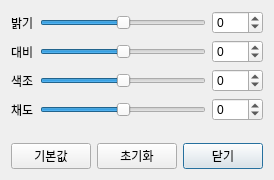
<ui version="4.0" >
 <class>Ui::EqualizerDialog</class>
 <widget class="QDialog" name="Ui::EqualizerDialog" >
  <property name="geometry" >
   <rect>
    <x>0</x>
    <y>0</y>
    <width>252</width>
    <height>180</height>
   </rect>
  </property>
  <property name="windowTitle" >
   <string>화면 설정하기</string>
  </property>
  <layout class="QGridLayout" >
   <item row="0" column="0" >
    <widget class="QLabel" name="label" >
     <property name="text" >
      <string>밝기</string>
     </property>
    </widget>
   </item>
   <item row="0" column="1" >
    <widget class="QSlider" name="horizontalSlider_5" >
     <property name="minimum" >
      <number>-200</number>
     </property>
     <property name="maximum" >
      <number>200</number>
     </property>
     <property name="orientation" >
      <enum>Qt::Horizontal</enum>
     </property>
     <property name="tickPosition" >
      <enum>QSlider::NoTicks</enum>
     </property>
    </widget>
   </item>
   <item row="0" column="2" >
    <widget class="QSpinBox" name="brightness_spin" >
     <property name="accelerated" >
      <bool>true</bool>
     </property>
     <property name="minimum" >
      <number>-200</number>
     </property>
     <property name="maximum" >
      <number>200</number>
     </property>
     <property name="value" >
      <number>0</number>
     </property>
    </widget>
   </item>
   <item row="1" column="0" >
    <widget class="QLabel" name="label_2" >
     <property name="text" >
      <string>대비</string>
     </property>
    </widget>
   </item>
   <item row="1" column="1" >
    <widget class="QSlider" name="horizontalSlider_6" >
     <property name="minimum" >
      <number>-200</number>
     </property>
     <property name="maximum" >
      <number>200</number>
     </property>
     <property name="orientation" >
      <enum>Qt::Horizontal</enum>
     </property>
     <property name="tickPosition" >
      <enum>QSlider::NoTicks</enum>
     </property>
    </widget>
   </item>
   <item row="1" column="2" >
    <widget class="QSpinBox" name="contrast_spin" >
     <property name="accelerated" >
      <bool>true</bool>
     </property>
     <property name="minimum" >
      <number>-200</number>
     </property>
     <property name="maximum" >
      <number>200</number>
     </property>
     <property name="value" >
      <number>0</number>
     </property>
    </widget>
   </item>
   <item row="2" column="0" >
    <widget class="QLabel" name="label_3" >
     <property name="text" >
      <string>색조</string>
     </property>
    </widget>
   </item>
   <item row="2" column="1" >
    <widget class="QSlider" name="horizontalSlider_8" >
     <property name="minimum" >
      <number>-200</number>
     </property>
     <property name="maximum" >
      <number>200</number>
     </property>
     <property name="orientation" >
      <enum>Qt::Horizontal</enum>
     </property>
     <property name="tickPosition" >
      <enum>QSlider::NoTicks</enum>
     </property>
    </widget>
   </item>
   <item row="2" column="2" >
    <widget class="QSpinBox" name="hue_spin" >
     <property name="accelerated" >
      <bool>true</bool>
     </property>
     <property name="minimum" >
      <number>-200</number>
     </property>
     <property name="maximum" >
      <number>200</number>
     </property>
     <property name="value" >
      <number>0</number>
     </property>
    </widget>
   </item>
   <item row="3" column="0" >
    <widget class="QLabel" name="label_4" >
     <property name="text" >
      <string>채도</string>
     </property>
    </widget>
   </item>
   <item row="3" column="1" >
    <widget class="QSlider" name="horizontalSlider_9" >
     <property name="minimum" >
      <number>-200</number>
     </property>
     <property name="maximum" >
      <number>200</number>
     </property>
     <property name="orientation" >
      <enum>Qt::Horizontal</enum>
     </property>
     <property name="tickPosition" >
      <enum>QSlider::NoTicks</enum>
     </property>
    </widget>
   </item>
   <item row="3" column="2" >
    <widget class="QSpinBox" name="saturation_spin" >
     <property name="accelerated" >
      <bool>true</bool>
     </property>
     <property name="minimum" >
      <number>-200</number>
     </property>
     <property name="maximum" >
      <number>200</number>
     </property>
     <property name="value" >
      <number>0</number>
     </property>
    </widget>
   </item>
   <item row="4" column="0" colspan="3" >
    <spacer>
     <property name="orientation" >
      <enum>Qt::Vertical</enum>
     </property>
     <property name="sizeHint" stdset="0" >
      <size>
       <width>0</width>
       <height>0</height>
      </size>
     </property>
    </spacer>
   </item>
   <item row="5" column="0" colspan="3" >
    <layout class="QHBoxLayout" >
     <item>
      <widget class="QPushButton" name="default_button" >
       <property name="text" >
        <string>기본값</string>
       </property>
      </widget>
     </item>
     <item>
      <widget class="QPushButton" name="reset_button" >
       <property name="text" >
        <string>초기화</string>
       </property>
      </widget>
     </item>
     <item>
      <spacer>
       <property name="orientation" >
        <enum>Qt::Horizontal</enum>
       </property>
       <property name="sizeHint" stdset="0" >
        <size>
         <width>0</width>
         <height>0</height>
        </size>
       </property>
      </spacer>
     </item>
     <item>
      <widget class="QPushButton" name="close_button" >
       <property name="text" >
        <string>닫기</string>
       </property>
       <property name="default" >
        <bool>true</bool>
       </property>
      </widget>
     </item>
    </layout>
   </item>
  </layout>
 </widget>
 <resources/>
 <connections>
  <connection>
   <sender>close_button</sender>
   <signal>clicked()</signal>
   <receiver>Ui::EqualizerDialog</receiver>
   <slot>accept()</slot>
   <hints>
    <hint type="sourcelabel" >
     <x>264</x>
     <y>201</y>
    </hint>
    <hint type="destinationlabel" >
     <x>270</x>
     <y>152</y>
    </hint>
   </hints>
  </connection>
  <connection>
   <sender>horizontalSlider_5</sender>
   <signal>valueChanged(int)</signal>
   <receiver>brightness_spin</receiver>
   <slot>setValue(int)</slot>
   <hints>
    <hint type="sourcelabel" >
     <x>135</x>
     <y>18</y>
    </hint>
    <hint type="destinationlabel" >
     <x>246</x>
     <y>16</y>
    </hint>
   </hints>
  </connection>
  <connection>
   <sender>horizontalSlider_6</sender>
   <signal>valueChanged(int)</signal>
   <receiver>contrast_spin</receiver>
   <slot>setValue(int)</slot>
   <hints>
    <hint type="sourcelabel" >
     <x>168</x>
     <y>54</y>
    </hint>
    <hint type="destinationlabel" >
     <x>228</x>
     <y>50</y>
    </hint>
   </hints>
  </connection>
  <connection>
   <sender>horizontalSlider_8</sender>
   <signal>valueChanged(int)</signal>
   <receiver>hue_spin</receiver>
   <slot>setValue(int)</slot>
   <hints>
    <hint type="sourcelabel" >
     <x>139</x>
     <y>116</y>
    </hint>
    <hint type="destinationlabel" >
     <x>225</x>
     <y>118</y>
    </hint>
   </hints>
  </connection>
  <connection>
   <sender>horizontalSlider_9</sender>
   <signal>valueChanged(int)</signal>
   <receiver>saturation_spin</receiver>
   <slot>setValue(int)</slot>
   <hints>
    <hint type="sourcelabel" >
     <x>113</x>
     <y>137</y>
    </hint>
    <hint type="destinationlabel" >
     <x>223</x>
     <y>150</y>
    </hint>
   </hints>
  </connection>
  <connection>
   <sender>saturation_spin</sender>
   <signal>valueChanged(int)</signal>
   <receiver>horizontalSlider_9</receiver>
   <slot>setValue(int)</slot>
   <hints>
    <hint type="sourcelabel" >
     <x>235</x>
     <y>150</y>
    </hint>
    <hint type="destinationlabel" >
     <x>116</x>
     <y>145</y>
    </hint>
   </hints>
  </connection>
  <connection>
   <sender>hue_spin</sender>
   <signal>valueChanged(int)</signal>
   <receiver>horizontalSlider_8</receiver>
   <slot>setValue(int)</slot>
   <hints>
    <hint type="sourcelabel" >
     <x>229</x>
     <y>112</y>
    </hint>
    <hint type="destinationlabel" >
     <x>148</x>
     <y>109</y>
    </hint>
   </hints>
  </connection>
  <connection>
   <sender>contrast_spin</sender>
   <signal>valueChanged(int)</signal>
   <receiver>horizontalSlider_6</receiver>
   <slot>setValue(int)</slot>
   <hints>
    <hint type="sourcelabel" >
     <x>222</x>
     <y>53</y>
    </hint>
    <hint type="destinationlabel" >
     <x>149</x>
     <y>45</y>
    </hint>
   </hints>
  </connection>
  <connection>
   <sender>brightness_spin</sender>
   <signal>valueChanged(int)</signal>
   <receiver>horizontalSlider_5</receiver>
   <slot>setValue(int)</slot>
   <hints>
    <hint type="sourcelabel" >
     <x>225</x>
     <y>20</y>
    </hint>
    <hint type="destinationlabel" >
     <x>173</x>
     <y>26</y>
    </hint>
   </hints>
  </connection>
 </connections>
</ui>
